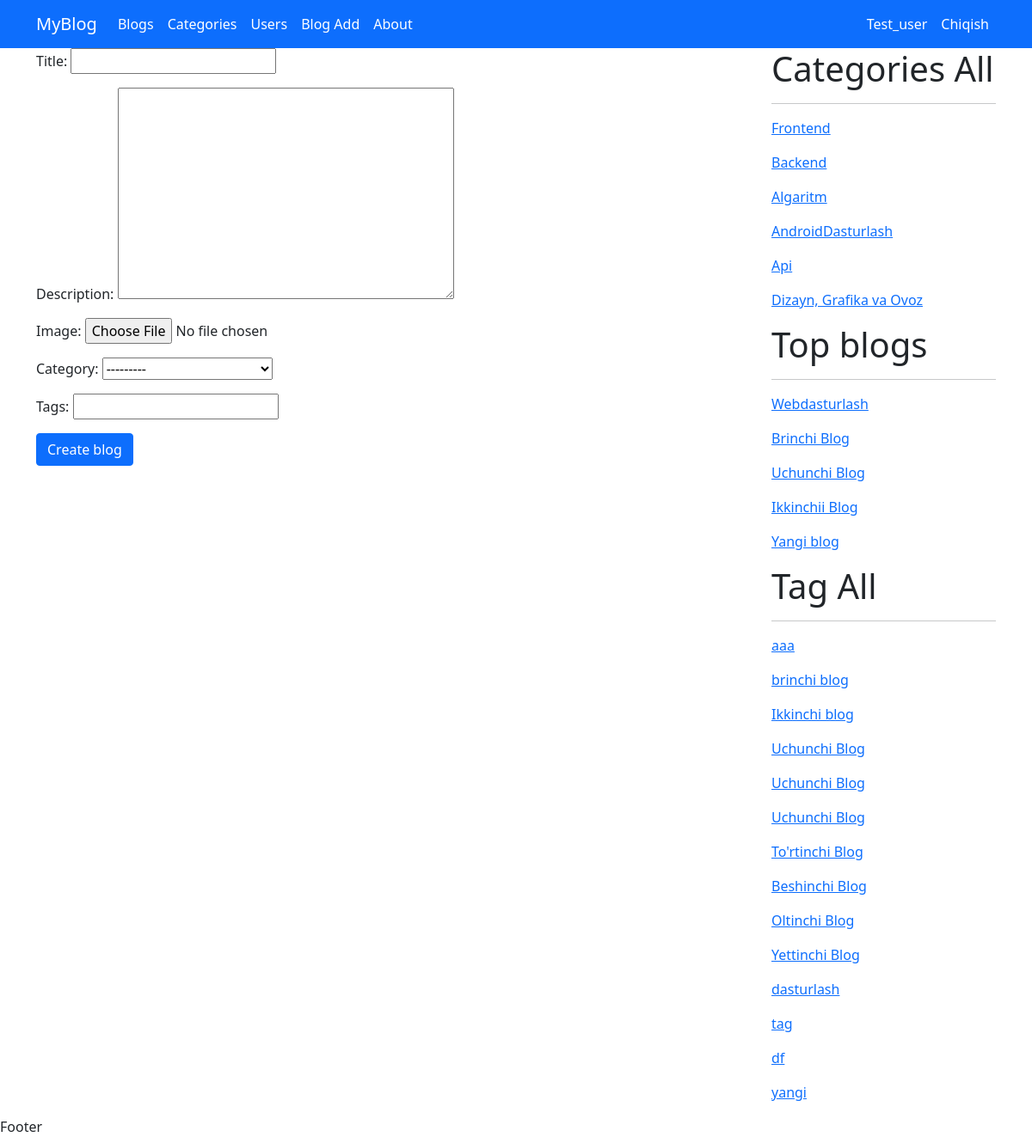
The page /create/ (signed in) on the database its author committed.
### myapp/models.py (models this page shows, shortened)
class Category(models.Model):
    name =models.CharField(max_length=100)
    slug = models.SlugField(max_length=100,unique=True)
    image = models.ImageField(upload_to='category/')
    description =models.TextField()
    def __str__(self):
        return self.name

class Blog(models.Model):
    title = models.CharField(max_length=200)
    slug = models.SlugField(max_length=200, unique=True)
    description = models.TextField()
    image = models.ImageField(upload_to= 'blog/')
    created = models.DateTimeField(auto_now_add=True)
    updated =models.DateTimeField(auto_now=True)
    views = models.PositiveBigIntegerField(default=0)
    category =models.ForeignKey(Category, on_delete=models.SET_NULL,null=True)
    user = models.ForeignKey(User, on_delete=models.SET_NULL, null= True)
    tags = models.ManyToManyField(Tag)

class Tag(models.Model):
    name = models.CharField(max_length=50)
    slug = models.SlugField(max_length=50)

### myapp/views.py (the view)
# urls.py: path('create/', blog_create, name='blog_create'),
@login_required(login_url='login_page')
def blog_create(request):
    if request.method == 'POST':
        form = BlogForm(request.POST, request.FILES or None)
        if form.is_valid():
            form2 = form.save(commit=False)
            form2.slug = slugify(form2.title)
            form2.user = request.user
            form2.save()
            blog = Blog.objects.get(id=form2.id)
            tags_req = form.cleaned_data.get('tags')
            tag_list = list(tags_req.split(','))
            for t in tag_list:
                t, created = Tag.objects.get_or_create(name=t.strip())
                blog.tags.add(t)
            return redirect('home')
    else:
        form = BlogForm()
    context = {
        'form': form
    }
    return render(request, 'blog_create.html', context)

### myapp/forms.py
class BlogForm(forms.ModelForm):
    tags = forms.CharField(max_length=255)
    class Meta:
        model = Blog
        fields = ['title', 'description', 'image', 'category', ]

### myapp/context_processors.py (called while the page is built)
def category(request):
    categories = Category.objects.all()
    return {'categories':categories}

def tag(request):
    tags =Tag.objects.all()
    return {'tags':tags}

def top_blogs(request):
    top_blogs= Blog.objects.all().order_by('-views')[:5]
    return {'top_blogs':top_blogs}

### templates/blog_create.html (shortened to what this page needs)
{% extends 'base.html' %}
{% block content %}
<form method="post" enctype="multipart/form-data">
    {{ form.as_p}}
    <button type="submit" class="btn btn-primary">Create blog</button>
</form>
{% endblock%}

### templates/base.html (shortened to what this page needs)
<!DOCTYPE html>
<html lang="en">
<head>
    {% load static %}
    <link rel="stylesheet" href="{% static 'css/bootstrap.min.css' %}">
</head>
<body>
<header>
    <nav class="navbar navbar-expand-lg navbar-dark bg-primary">
  <div class="container">
    <a class="navbar-brand" href="#">MyBlog</a>
    <div class="collapse navbar-collapse" id="navbarSupportedContent">
      <ul class="navbar-nav me-auto mb-2 mb-lg-0">
        <li class="nav-item">
          <a class="nav-link active" aria-current="page" href="{% url 'home' %}">Blogs</a>
        </li>
        <li class="nav-item">
          <a class="nav-link active" href="{% url 'category_list' %}">Categories</a>
        </li>
        <li class="nav-item">
          <a href="{% url 'users' %}" class="nav-link active">Users</a>
        </li>
          <li class="nav-item">
          <a  href={% url 'blog_create' %} class="nav-link active">Blog Add</a>
        </li>
          <li class="nav-item">
          <a class="nav-link active">About</a>
        </li>
      </ul>
      <ul class="navbar-nav  mb-2 mb-lg-0">
          {% if user.is_authenticated %}
          <li class="nav-item">
            <a class="nav-link active">{{ user.username }}</a>
        </li>
          <li class="nav-item">
            <a href="{% url 'logout_page' %}" class="nav-link active">Chiqish</a>
        </li>
          {% endif %}
    </div>
  </div>
</nav>
</header>
<div class="container">
<div class="row">
    <div class="col-lg-9">
        {% block content %}
        {% endblock %}
    </div>
    <div class="col-lg-3">
        <h1>Categories All</h1>
        <hr>
        {% for category in categories %}
            <p><a href="{% url 'category_blogs' category.slug %}">{{ category.name }}</a></p>
        {% endfor %}
    <h1> Top blogs</h1>
    <hr>
        {% for tb in top_blogs %}
        <p><a href="{% url 'blog_detail' tb.slug %}">{{ tb.title }}</a></p>
        {% endfor %}
        <h1>Tag All</h1>
        <hr>
       {% for tag in tags %}
            <p><a href="{% url 'tag_blogs' tag.slug %}">{{ tag.name }}</a></p>
        {% endfor %}
    </div>
</div>
</div>
<footer>
    Footer
</footer>
</body>
</html>

### rows shown on the page
Category: name "Frontend"
Category: name "Backend"
Category: name "Algaritm"
Category: name "AndroidDasturlash"
Category: name "Api"
Category: name "Dizayn, Grafika va Ovoz"
Blog: title "Webdasturlash"
Blog: title "Brinchi Blog"
Blog: title "Uchunchi Blog"
Blog: title "Ikkinchii Blog"
Blog: title "Yangi blog"
Tag: name "aaa"
Tag: name "brinchi blog"
Tag: name "Ikkinchi blog"
Tag: name "Uchunchi Blog"
Tag: name "Uchunchi Blog"
Tag: name "Uchunchi Blog"
Tag: name "To'rtinchi Blog"
Tag: name "Beshinchi Blog"
Tag: name "Oltinchi Blog"
Tag: name "Yettinchi Blog"
Tag: name "dasturlash"
Tag: name "tag"
Tag: name "df"
Tag: name "yangi"

### other values the page prints
{{ user.username }} "Test_user"
